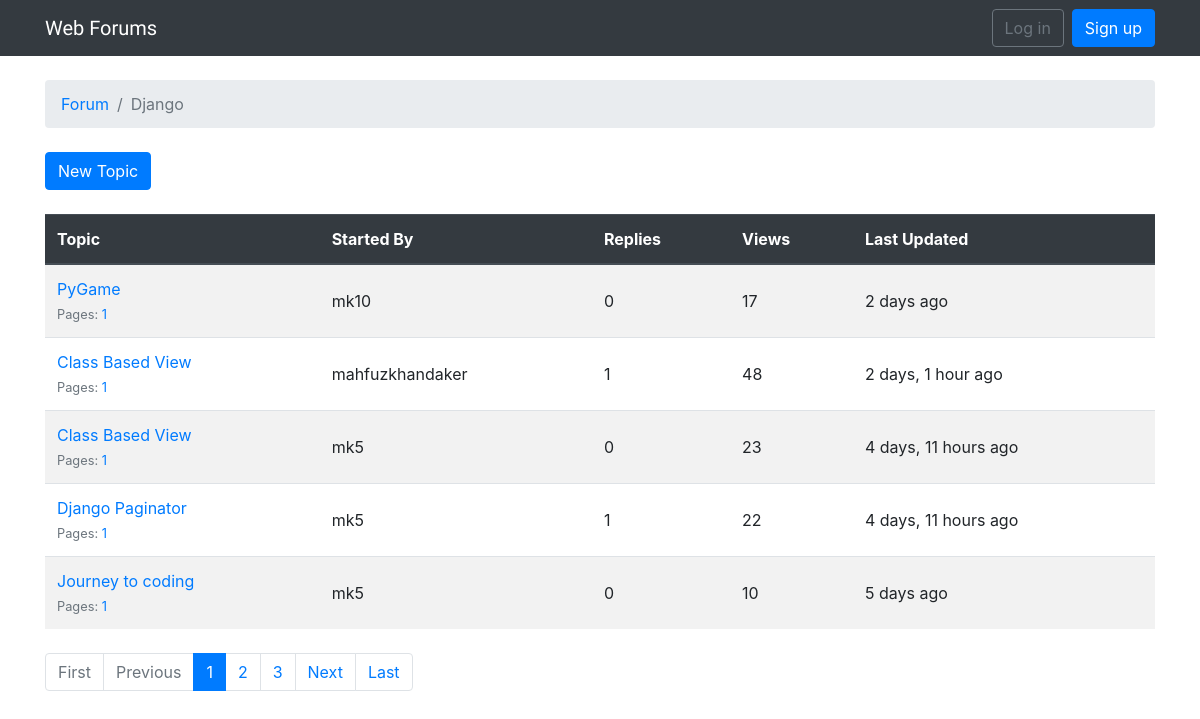
/webforum/forums/1/, run on an earlier commit of the app's database.
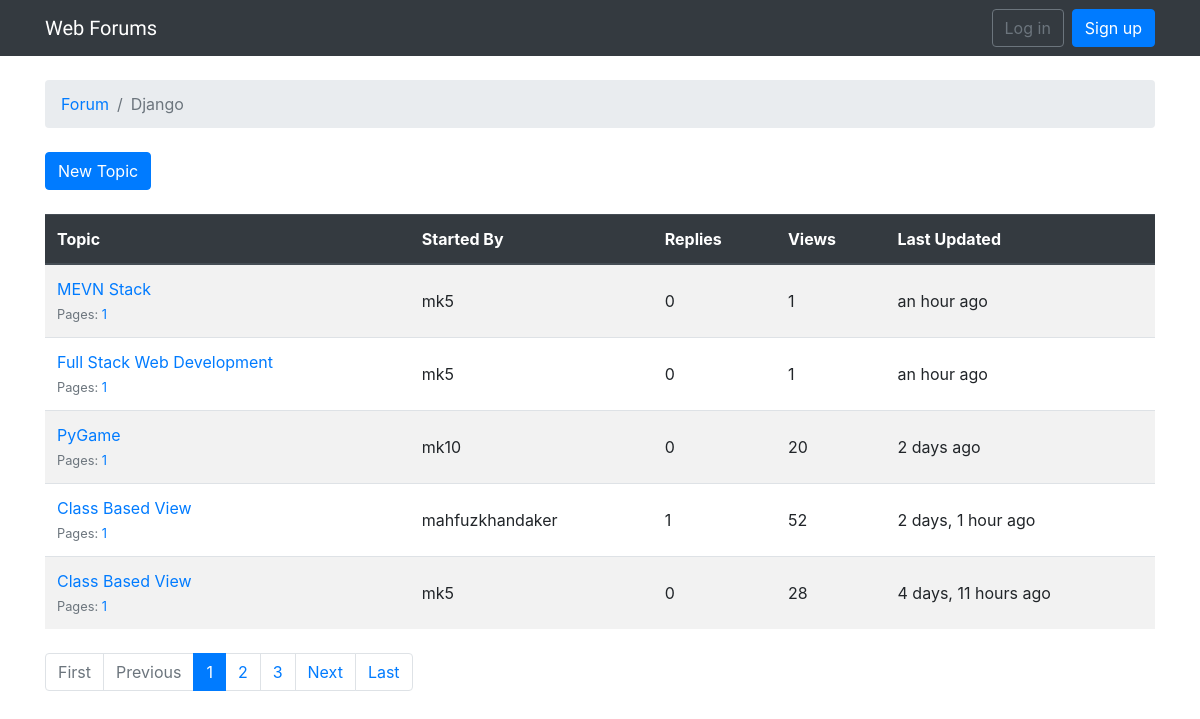
And on a later commit of the database.
### webforum/models.py (models this page shows, shortened)
class Forum(models.Model):
    name = models.CharField(max_length=30, unique=True)
    description = models.CharField(max_length=100)

class Topic(models.Model):
    subject = models.CharField(max_length=250)
    last_updated = models.DateTimeField(auto_now_add=True)
    forum = models.ForeignKey(Forum, on_delete=models.CASCADE, related_name='topics')
    started_by = models.ForeignKey(User, on_delete=models.CASCADE, related_name='topics')
    views = models.PositiveIntegerField(default=0)
    def get_page_count(self):
        count = self.posts.count()
        pages = count / 20
        return math.ceil(pages)
    def has_many_pages(self, count=None):
        if count is None:
            count = self.get_page_count()
        return count > 6
    def get_page_range(self):
        count = self.get_page_count()
        if self.has_many_pages(count):
            return range(1, 5)
        return range(1, count + 1)

### webforum/views.py (the view)
# urls.py: path('forums/<int:pk>/', views.TopicListView.as_view(), name='forum_topics'),
class TopicListView(ListView):
    model = Topic
    context_object_name = 'topics'
    template_name = 'topics.html'
    paginate_by = 5
    def get_context_data(self, **kwargs):
        kwargs['forum'] = self.forum
        return super().get_context_data(**kwargs)
    def get_queryset(self):
        self.forum = get_object_or_404(Forum, pk=self.kwargs.get('pk'))
        queryset = self.forum.topics.order_by('-last_updated').annotate(replies=(Count('posts') -1))
        return queryset

### webforum/templates/topics.html (shortened to what this page needs)
{% extends 'base.html' %}
{% load humanize %}
{% block breadcrumb %}
<li class="breadcrumb-item"><a href="{% url 'home' %}">Forum</a> </li>
<li class="breadcrumb-item active">{{forum.name}}</li>
{% endblock %}
{% block content %}
<div class="mb-4">
    <a href="{% url 'new_topic' forum.pk %}" class="btn btn-primary">New Topic</a>
</div>
<table class="table table-striped mb-4">
    <thead class="thead-inverse thead-dark">
        <tr>
            <th>Topic</th>
            <th>Started By</th>
            <th>Replies</th>
            <th>Views</th>
            <th>Last Updated</th>
        </tr>
    </thead>
    <tbody>
        {% for topic in topics %}
        {% url 'topic_posts' forum.pk topic.pk as topic_url %}
        <tr>
            <td>
              <p class="mb-0">
                <a href="{{ topic_url }}">{{ topic.subject }}</a>
              </p>
              <small class="text-muted">
                Pages:
                {% for i in topic.get_page_range %}
                  <a href="{{ topic_url }}?page={{ i }}">{{ i }}</a>
                {% endfor %}
              </small>
            </td>
            <td class="align-middle">{{ topic.started_by.username }}</td>
            <td class="align-middle">{{ topic.replies }}</td>
            <td class="align-middle">{{ topic.views }}</td>
            <td class="align-middle">{{ topic.last_updated|naturaltime }}</td>
          </tr>
        {% endfor %}
    </tbody>
</table>
{% include 'includes/pagination.html' %}
{% endblock %}

### forumproject/templates/base.html (shortened to what this page needs)
{% load static %}<!DOCTYPE html>
<html>
  <head>
    <link rel="stylesheet" href="{% static 'css/bootstrap.min.css' %}">
    <link rel="stylesheet" href="{% static 'css/app.css' %}">
  </head>
  <body>
    {% block body %}
    <nav class="navbar navbar-expand-sm navbar-dark bg-dark">
        <div class="container">
          <a class="navbar-brand" href="{% url 'home' %}">Web Forums</a>
          <div class="collapse navbar-collapse" id="mainMenu">
            {% if user.is_authenticated %}
            <ul class="navbar-nav ml-auto">
              <li class="nav-item dropdown">
                <a class="nav-link dropdown-toggle" href="#" id="userMenu" data-toggle="dropdown" aria-haspopup="true" aria-expanded="false">
                  {{ user.username }}
                </a>
                <div class="dropdown-menu dropdown-menu-right" aria-labelledby="userMenu">
                  <a class="dropdown-item" href="{% url 'profile' %}">Profile</a>
                  <a class="dropdown-item" href="{% url 'my_account' %}">My account</a>
                  <a class="dropdown-item" href="#">Change password</a>
                  <div class="dropdown-divider"></div>
                  <a class="dropdown-item" href="{% url 'logout' %}">Log out</a>
                </div>
              </li>
            </ul>
            {% else %}
            <form class="form-inline ml-auto">
                <a href="{% url 'login' %}" class="btn btn-outline-secondary">Log in</a>
                <a href="{% url 'signup' %}" class="btn btn-primary ml-2">Sign up</a>
            </form>
            {% endif %}
          </div>
        </div>
      </nav>
    <div class="container">
      <ol class="breadcrumb my-4">
        {% block breadcrumb %}{% endblock %}
      </ol>
      {% block content %}{% endblock %}
    </div>
    {% endblock body %}
  </body>
</html>

### webforum/templates/includes/pagination.html (shortened to what this page needs)
{% if is_paginated %}
  <nav aria-label="Topics pagination" class="mb-4">
    <ul class="pagination">
      {% if page_obj.number > 1 %}
        <li class="page-item">
          <a class="page-link" href="?page=1">First</a>
        </li>
      {% else %}
        <li class="page-item disabled">
          <span class="page-link">First</span>
        </li>
      {% endif %}
      {% if page_obj.has_previous %}
        <li class="page-item">
          <a class="page-link" href="?page={{ page_obj.previous_page_number }}">Previous</a>
        </li>
      {% else %}
        <li class="page-item disabled">
          <span class="page-link">Previous</span>
        </li>
      {% endif %}
      {% for page_num in paginator.page_range %}
        {% if page_obj.number == page_num %}
          <li class="page-item active">
            <span class="page-link">
              {{ page_num }}
            </span>
          </li>
        {% elif page_num > page_obj.number|add:'-3' and page_num < page_obj.number|add:'3' %}
          <li class="page-item">
            <a class="page-link" href="?page={{ page_num }}">{{ page_num }}</a>
          </li>
        {% endif %}
      {% endfor %}
      {% if page_obj.has_next %}
        <li class="page-item">
          <a class="page-link" href="?page={{ page_obj.next_page_number }}">Next</a>
        </li>
      {% else %}
        <li class="page-item disabled">
          <span class="page-link">Next</span>
        </li>
      {% endif %}
      {% if page_obj.number != paginator.num_pages %}
        <li class="page-item">
          <a class="page-link" href="?page={{ paginator.num_pages }}">Last</a>
        </li>
      {% else %}
        <li class="page-item disabled">
          <span class="page-link">Last</span>
        </li>
      {% endif %}
    </ul>
  </nav>
{% endif %}

### webforum/static/css/app.css (style rules this page uses)
.navbar-brand { font-family: 'Syncopate', sans-serif; }

What changed in the data, as far as the page shows it:
no longer on this page (row edited): Topic: subject "Django Paginator", get_page_range "1", started_by.username "mk5", replies "1", views "22", last_updated "4 days, 11 hours ago"
no longer on this page (row unchanged): Topic: subject "Journey to coding", get_page_range "1", started_by.username "mk5", replies "0", views "10", last_updated "5 days ago"
added Topic: subject "MEVN Stack", get_page_range "1", started_by.username "mk5", replies "0", views "1", last_updated "an hour ago"
added Topic: subject "Full Stack Web Development", get_page_range "1", started_by.username "mk5", replies "0", views "1", last_updated "an hour ago"
changed Topic "PyGame": views "17" → "20"
changed Topic "2 days, 1 hour ago": views "48" → "52"
changed Topic "4 days, 11 hours ago": views "23" → "28"
